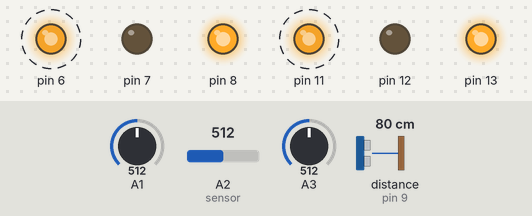
The sketch below on a simulated Arduino Uno, built with avr-gcc and run on an emulated ATmega328P. Parts: output pins drawn as LEDs (lit = HIGH). Wiring (inferred from the names in the program): ultrasonic range finder: trigger pin 9; echo pin 9. Dashed ring = blinking. The inputs (shaded band) are chosen by the test bench; at power-on: A1 = 512, A2 (sensor) = 512, A3 = 512, distance to the obstacle (sensor on pin 9) 80 cm. The echo pulse lasts 58.3 µs per cm.

Above: at 3.95 s.
4.3 s: A1 set to 409
7.3 s: A1 set to 383
At 8.4 s:
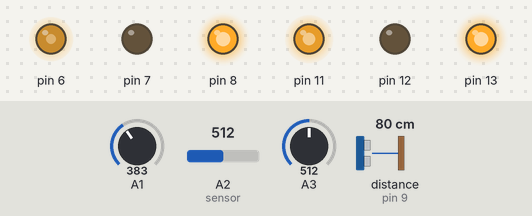
9.0 s: A2 (sensor) set to 683
10.5 s: A2 (sensor) set to 713
At 10.9 s:
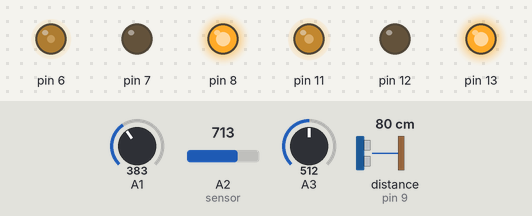
Timing chart, 0 to 13.0 s (numbered marks = the images above; inputs shaded):
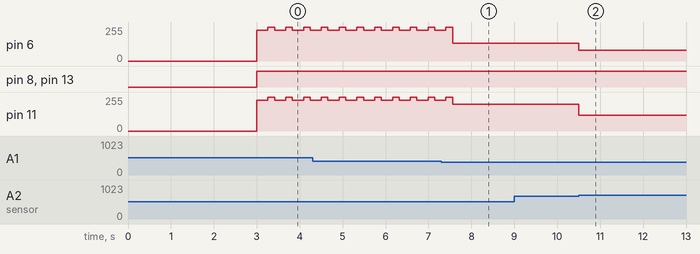

Measured:
- the behaviour switches between 401 and 400 on A1 (found by bisection; images 0 and 1)
- the behaviour switches between 699 and 700 on A2 (sensor) (found by bisection; images 1 and 2)
- after the input at 9.0 s, every drawn part: stays the same
- after the input at 10.5 s, pin 6: 133/255 → 80/255 at once; pin 11: 200/255 → 120/255 at once
- by itself, pin 6, pin 11: alternates 255/255 for 0.15 s and 230/255 for 0.26 s

The sketch:

SAVE_US.ino
```cpp
/*
 * This code is not guaranteed to work for your robot; however, this gives one good idea of program flow.
 * This code also does not program for a second line sensor. Notice the use of counters. How will you
 * implement code for the second line sensor?
 */

// libraries
#include "Timer.h"

// function declarations

void motor_forward(int motor_speed);
void motor_backward(int motor_speed);
void motor_stop();
void motor_turn_right(int motor_speed);
void motor_turn_left(int motor_speed);
void motor_back_right(int motor_speed);
void motor_back_left(int motor_speed);

void read_sensors();


// global variable declarations

//the old value is used to achieve more flexibility with the sensor reading
//see "read_sensors" function for more details

int front_sensor;
int front_sensor_old;

int line_sensor1;
int line_sensor2;
int ping = 9;

//only take front sensor readings if this counter is 0
int front_sensor_counter;
//only take line sensor readings if this counter is 0
int line_sensor_counter1;
int line_sensor_counter2;

//speed ranges from 0 to 255 (PWM)
int slower_speed = 120;
int default_speed = 200;
int faster_speed = 230;
int fastest_speed = 255;

//reading period (ms)
int reading_period = 1;

//Timer object
Timer t;

// setup function, runs once upon system start-up
void setup() {
	//pinMode settings
	pinMode(13, OUTPUT);
	pinMode(12, OUTPUT);
	pinMode(11, OUTPUT);
	pinMode(8, OUTPUT);
	pinMode(7, OUTPUT);
	pinMode(6, OUTPUT);

	//wait for 3 seconds before movement
	delay(3000);

	//initialize sensor counters to 0 (start reading)
	front_sensor_counter = 0;
	line_sensor_counter1 = 0;
  line_sensor_counter2 = 0;

	//timer functions. Call "read_sensors" every "reading_period" ms
	//read_sensors reads the sensor values and change movement based on the values
	//this is where the main strategy goes
	t.every(reading_period, read_sensors);

}

// loop funtion, runs repeatedly
void loop() {
	t.update();
}

// function definitions

/* make the motors move forward
   takes an int argument for motor_speed
   returns nothing */
void motor_forward(int motor_speed) {
	analogWrite(11, motor_speed);
	analogWrite(6, motor_speed);

	digitalWrite(13, HIGH);
	digitalWrite(12, LOW);
	digitalWrite(8, HIGH);
	digitalWrite(7, LOW);
}

/* make the motors move backward
   takes an int argument for motor_speed
   returns nothing */
void motor_backward(int motor_speed) {
	analogWrite(11, motor_speed);
	analogWrite(6, motor_speed);

	digitalWrite(13, LOW);
	digitalWrite(12, HIGH);
	digitalWrite(8, LOW);
	digitalWrite(7, HIGH);

}

/* stop the motors from moving
   takes no argument
   returns nothing */
void motor_stop() {
	digitalWrite(11, LOW);
	digitalWrite(6, LOW);

	digitalWrite(13, LOW);
	digitalWrite(12, LOW);
	digitalWrite(8, LOW);
	digitalWrite(7, LOW);
}

/* make the motors turn right
   takes an int argument for motor_speed
   returns nothing */
void motor_turn_right(int motor_speed){
	analogWrite(11, motor_speed);
	analogWrite(6, motor_speed/1.5);

	digitalWrite(13, HIGH);
	digitalWrite(12, LOW);
	digitalWrite(8, HIGH);
	digitalWrite(7, LOW);
}

/* make the motors turn left
   takes an int argument for motor_speed
   returns nothing */
void motor_turn_left(int motor_speed){
	analogWrite(11, motor_speed/1.5);
	analogWrite(6, motor_speed);

	digitalWrite(13, HIGH);
	digitalWrite(12, LOW);
	digitalWrite(8, HIGH);
	digitalWrite(7, LOW);
}

/* make the motors turn back left
   takes an int argument for motor_speed
   returns nothing */
void motor_back_left(int motor_speed){
	analogWrite(11, motor_speed/1.5);
	analogWrite(6, motor_speed);

	digitalWrite(13, LOW);
	digitalWrite(12, HIGH);
	digitalWrite(8, LOW);
	digitalWrite(7, HIGH);

}

/* make the motors turn back right
   takes an int argument for motor_speed
   returns nothing */
void motor_back_right(int motor_speed){
	analogWrite(11, motor_speed);
	analogWrite(6, motor_speed/1.5);

	digitalWrite(13, LOW);
	digitalWrite(12, HIGH);
	digitalWrite(8, LOW);
	digitalWrite(7, HIGH);

}


/* read the sensor values from analog ports
   takes no argument
   returns nothing
   This is where the main strategy is*/
void read_sensors(){
  //Note: the use of the two counters (instead of the delay function) ensures when the front sensor is taking an action (counting down),
  //the program will not stop to wait for it, so the line sensor can also be functional at the same time
  //There are other implementations that can achieve the same effect, feel free to be creative

  //read line sensor first
  if(line_sensor_counter1 == 0 && line_sensor_counter2 == 0){ //starts reading line sensor when line_sensor_counter is 0

    line_sensor1 = analogRead(A2); //read the line sensor value
    line_sensor2 = analogRead(A3);

    if(line_sensor1 >= 700 && line_sensor2 >= 700){ //if the value is large, the white border is encountered, otherwise, the bot is still in the arena
      //set the counter so the back-off action will last approximately 1200 millisecond
      line_sensor_counter1 = 1200 ;  // reading period
      line_sensor_counter2 = 1200;
      //set speed and direction
      motor_backward(slower_speed);
      front_sensor_counter = 0; //reset front_sensor_counter because line sensor takes higher priority
      return; //skip reading the front sensor because the white border has been detected (need to back-off immediately)
    } // if line_sensor is larger than 700, the program will simply move on to read the front sensor ()


  } else { //once the counter has been set to 120 (white border encountered), the else case will be executed until line_sensor_counter decrements to 0
    line_sensor_counter1--;
    line_sensor_counter2--;
    return; //this return ensures the front sensor is NOT read while back-off action is in progress
  }

  if(line_sensor1 >= 700 && line_sensor2 >= 0){ //if the value is large, the white border is encountered, otherwise, the bot is still in the arena
      //set the counter so the back-off action will last approximately 1200 millisecond
      line_sensor_counter1 = 1200 ;  // reading period

      //set speed and direction
      motor_turn_right(slower_speed);
      front_sensor_counter = 0; //reset front_sensor_counter because line sensor takes higher priority
       line_sensor_counter1--;
      return; //skip reading the front sensor because the white border has been detected (need to back-off immediately)
    } // if line_sensor is larger than 700, the program will simply move on to read the front sensor ()


   if(line_sensor1 >= 0 && line_sensor2 >= 700){ //if the value is large, the white border is encountered, otherwise, the bot is still in the arena
      //set the counter so the back-off action will last approximately 1200 millisecond
     // reading period
      line_sensor_counter2 = 1200;
      //set speed and direction
      motor_turn_left(slower_speed);
      front_sensor_counter = 0; //reset front_sensor_counter because line sensor takes higher priority
      return; //skip reading the front sensor because the white border has been detected (need to back-off immediately)
      line_sensor_counter2--;
    } // if line_sensor is larger than 700, the program will simply move on to read the front sensor ()


  // read front sensor after line sensor has been read and confirmed safe
  if(front_sensor_counter == 0){ //starts reading front sensor when front_sensor_counter is 0
    front_sensor_old = front_sensor; //store the old value first
    front_sensor = analogRead(ping); //read the front sensor value
    if(front_sensor_old <= 400){ //a value smaller than 400 means something is relatively far away (or nothing is there)
      if(front_sensor <= 400) { //old value is far, new value is also far, do nothing, keep default movement
        motor_turn_right(default_speed);
      } else { //old value is far, new value is close, something has been detected, charge at it
        front_sensor_counter = 500 / reading_period; //set the counter so this charging action will take approximately 500 millisecond
        motor_forward(faster_speed);
      }
    } else {
      //old value is close, new value is far, chasing at target for a little bit
      //Note: due to the limitation of the proximity sensor (10cm to 30cm model), sometimes an object that's extremely close (less than 10cm)
      //will also results in a reading smaller than 400 (same as far away), so it's a good idea to keep charging for a little bit in this case
      if(front_sensor <= 400) {
        front_sensor_counter = 300 / reading_period; //set the counter so this charging action will take approximately 300 millisecond
        motor_forward(fastest_speed);
      } else { //old value is close, new value is close, keep charging
        motor_forward(faster_speed);
      }
    }
  } else {
    front_sensor_counter--; //decrements front_sensor_counter in the case of something been detected
  }

   if(front_sensor_counter == 0)
   {
    front_sensor_old = front_sensor;
    read_US();
    if(front_sensor_old <= 400){ //a value smaller than 400 means something is relatively far away (or nothing is there)
      if(front_sensor <= 400) { //old value is far, new value is also far, do nothing, keep default movement
        motor_turn_right(default_speed);
      } else { //old value is far, new value is close, something has been detected, charge at it
        front_sensor_counter = 500 / reading_period; //set the counter so this charging action will take approximately 500 millisecond
        motor_forward(faster_speed);
      }
    } else {
      //old value is close, new value is far, chasing at target for a little bit
      //Note: due to the limitation of the proximity sensor (10cm to 30cm model), sometimes an object that's extremely close (less than 10cm)
      //will also results in a reading smaller than 400 (same as far away), so it's a good idea to keep charging for a little bit in this case
      if(front_sensor <= 400) {
        front_sensor_counter = 300 / reading_period; //set the counter so this charging action will take approximately 300 millisecond
        motor_forward(fastest_speed);
      } else { //old value is close, new value is close, keep charging
        motor_forward(faster_speed);
      }
    }
  } else {
    front_sensor_counter--; //decrements front_sensor_counter in the case of something been detected
  }

}

void read_US()
{

  int duration;
  pinMode(ping,OUTPUT);
  digitalWrite(ping,LOW);
  delayMicroseconds (2);
  digitalWrite(ping,HIGH);
  delayMicroseconds (5);
  digitalWrite(ping,LOW);
  pinMode(ping,INPUT);
  duration = pulseIn(ping,HIGH);
  front_sensor = duration/58;
}
```
